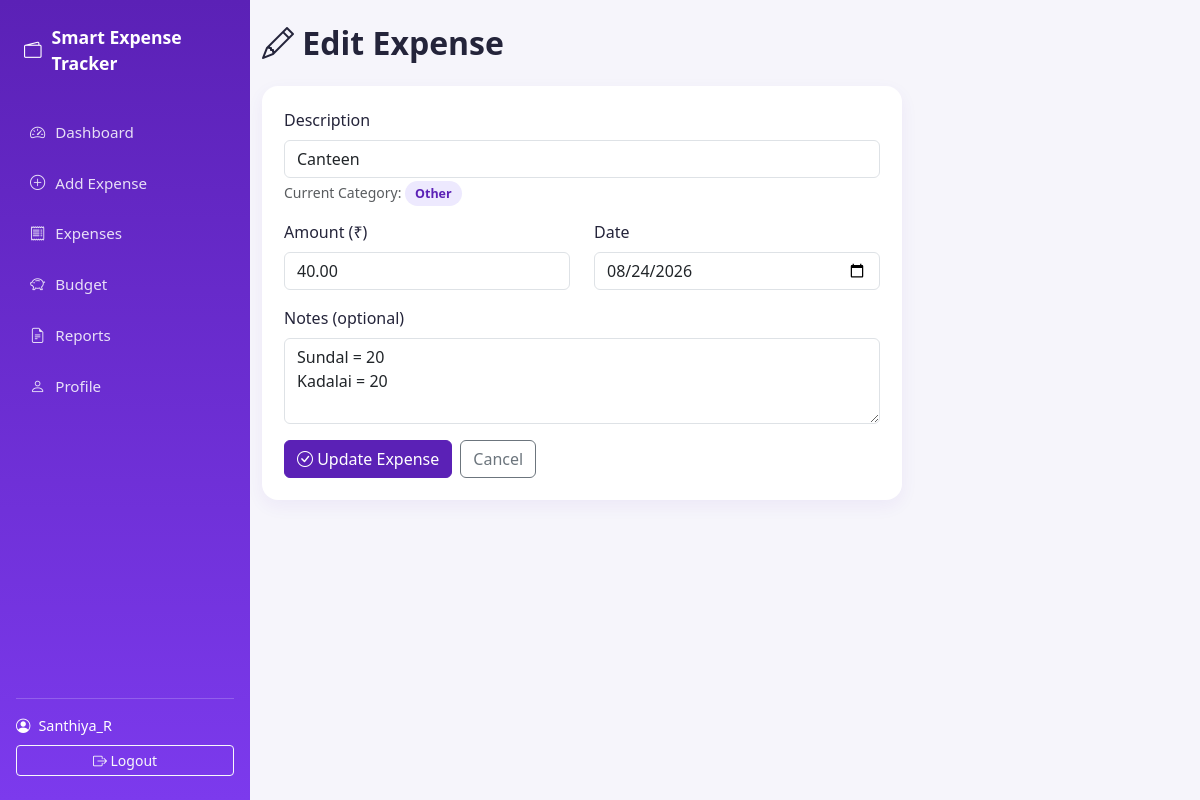
/edit-expense/3/ (signed in), run on the app's committed database.
### expenses/models.py (models this page shows, shortened)
class Expense(models.Model):
    CATEGORY_CHOICES = [
        ('Food', 'Food'),
        ('Travel', 'Travel'),
        ('Shopping', 'Shopping'),
        ('Bills', 'Bills'),
        ('Education', 'Education'),
        ('Entertainment', 'Entertainment'),
        ('Health', 'Health'),
        ('Groceries', 'Groceries'),
        ('Other', 'Other'),
    ]
    user = models.ForeignKey(
        User,
        on_delete=models.CASCADE,
        related_name='expenses',
    )
    description = models.CharField(max_length=255)
    amount = models.DecimalField(
        max_digits=10,
        decimal_places=2,
        validators=[MinValueValidator(0.01)],
    )
    category = models.CharField(
        max_length=20,
        choices=CATEGORY_CHOICES,
        default='Other',
    )
    date = models.DateField()
    notes = models.TextField(blank=True, null=True)
    created_at = models.DateTimeField(auto_now_add=True)
    updated_at = models.DateTimeField(auto_now=True)
    class Meta:
        ordering = ['-date', '-created_at']

### expenses/views.py (the view)
# urls.py: path('edit-expense/<int:expense_id>/', views.edit_expense_view, name='edit_expense'),
@login_required
def edit_expense_view(request, expense_id):
    expense = get_object_or_404(Expense, id=expense_id, user=request.user)
    old_description = expense.description
    if request.method == 'POST':
        form = ExpenseForm(request.POST, instance=expense)
        if form.is_valid():
            updated_expense = form.save(commit=False)
            if updated_expense.description != old_description:
                updated_expense.category = predict_category(updated_expense.description)
            updated_expense.save()
            messages.success(request, '✓ Expense updated successfully!')
            return redirect('expense_list')
    else:
        form = ExpenseForm(instance=expense)
    return render(request, 'expenses/edit_expense.html', {'form': form, 'expense': expense})

### expenses/forms.py (shortened to what this page needs)
class ExpenseForm(forms.ModelForm):
    class Meta:
        model = Expense
        fields = ['description', 'amount', 'date', 'notes']
        widgets = {
            'description': forms.TextInput(attrs={
                'class': 'form-control',
                'placeholder': 'e.g. Uber ride to college',
                'id': 'id_description',
            }),
            'amount': forms.NumberInput(attrs={
                'class': 'form-control',
                'placeholder': '0.00',
                'step': '0.01',
                'min': '0.01',
            }),
            'date': forms.DateInput(attrs={
                'class': 'form-control',
                'type': 'date',
            }),
            'notes': forms.Textarea(attrs={
                'class': 'form-control',
                'placeholder': 'Optional notes',
                'rows': 3,
            }),
        }

### expenses/templates/expenses/edit_expense.html (shortened to what this page needs)
{% extends 'expenses/base.html' %}
{% block content %}
<div class="container-fluid py-4">
    <h2 class="fw-bold mb-4"><i class="bi bi-pencil"></i> Edit Expense</h2>
    <div class="panel-card" style="max-width: 640px;">
        <form method="post" novalidate id="expenseForm">
            <div class="mb-3">
                <label class="form-label" for="id_description">Description</label>
                {{ form.description }}
                <div class="form-text">
                    Current Category: <span id="predictedCategory" class="badge-category">{{ expense.category }}</span>
                </div>
            </div>
            <div class="row">
                <div class="col-md-6 mb-3">
                    <label class="form-label" for="id_amount">Amount (₹)</label>
                    {{ form.amount }}
                </div>
                <div class="col-md-6 mb-3">
                    <label class="form-label" for="id_date">Date</label>
                    {{ form.date }}
                </div>
            </div>
            <div class="mb-3">
                <label class="form-label" for="id_notes">Notes (optional)</label>
                {{ form.notes }}
            </div>
            <div class="d-flex gap-2">
                <button type="submit" class="btn btn-primary"><i class="bi bi-check-circle"></i> Update Expense</button>
                <a href="{% url 'expense_list' %}" class="btn btn-outline-secondary">Cancel</a>
            </div>
        </form>
    </div>
</div>
{% endblock %}

### expenses/templates/expenses/base.html (shortened to what this page needs)
{% load static %}
<!DOCTYPE html>
<html lang="en">
<head>
    <link href="https://cdnjs.cloudflare.com/ajax/libs/bootstrap/5.3.3/css/bootstrap.min.css" rel="stylesheet">
    <link rel="stylesheet" href="https://cdnjs.cloudflare.com/ajax/libs/bootstrap-icons/1.11.3/font/bootstrap-icons.min.css">
    <link rel="stylesheet" href="{% static 'expenses/css/style.css' %}">
</head>
<body>
{% if user.is_authenticated %}
<div class="app-shell">
    <nav class="sidebar" id="sidebar">
        <div class="sidebar-brand">
            <i class="bi bi-wallet2"></i>
            <span>Smart Expense Tracker</span>
        </div>
        <ul class="sidebar-nav">
            <li><a href="{% url 'dashboard' %}" class="{% if request.resolver_match.url_name == 'dashboard' %}active{% endif %}"><i class="bi bi-speedometer2"></i> Dashboard</a></li>
            <li><a href="{% url 'add_expense' %}" class="{% if request.resolver_match.url_name == 'add_expense' %}active{% endif %}"><i class="bi bi-plus-circle"></i> Add Expense</a></li>
            <li><a href="{% url 'expense_list' %}" class="{% if request.resolver_match.url_name == 'expense_list' %}active{% endif %}"><i class="bi bi-receipt"></i> Expenses</a></li>
            <li><a href="{% url 'budget' %}" class="{% if request.resolver_match.url_name == 'budget' %}active{% endif %}"><i class="bi bi-piggy-bank"></i> Budget</a></li>
            <li><a href="{% url 'report' %}" class="{% if request.resolver_match.url_name == 'report' %}active{% endif %}"><i class="bi bi-file-earmark-text"></i> Reports</a></li>
            <li><a href="{% url 'profile' %}" class="{% if request.resolver_match.url_name == 'profile' %}active{% endif %}"><i class="bi bi-person"></i> Profile</a></li>
        </ul>
        <div class="sidebar-footer">
            <div class="user-chip">
                <i class="bi bi-person-circle"></i>
                <span>{{ user.username }}</span>
            </div>
            <form method="post" action="{% url 'logout' %}">
                <button type="submit" class="btn btn-sm btn-outline-light w-100 mt-2">
                    <i class="bi bi-box-arrow-right"></i> Logout
                </button>
            </form>
        </div>
    </nav>
    <main class="main-content">
        {% block content %}{% endblock %}
    </main>
</div>
{% endif %}
</body>
</html>

### expenses/static/expenses/css/style.css (style rules this page uses)
:root { --primary: #5b21b6; --primary-light: #7c3aed; --accent-blue: #2563eb; --bg-soft: #f6f5fb; --card-radius: 16px; }
body { background-color: var(--bg-soft); font-family: 'Segoe UI', Roboto, -apple-system, sans-serif; color: #24243a; }
.app-shell { display: flex; min-height: 100vh; }
.sidebar { width: 250px; background: linear-gradient(180deg, var(--primary) 0%, var(--primary-light) 100%); color: #fff; display: flex; flex-direction: column; padding: 24px 16px; position: sticky; top: 0; height: 100vh; }
.sidebar-brand { font-size: 1.1rem; font-weight: 700; display: flex; align-items: center; gap: 10px; margin-bottom: 32px; padding: 0 8px; }
.sidebar-nav { list-style: none; padding: 0; margin: 0; flex: 1; }
.sidebar-nav li a { display: flex; align-items: center; gap: 10px; color: rgba(255,255,255,0.85); text-decoration: none; padding: 12px 14px; border-radius: 10px; margin-bottom: 4px; transition: background 0.2s ease; font-size: 0.95rem; }
.sidebar-footer { border-top: 1px solid rgba(255,255,255,0.2); padding-top: 16px; }
.user-chip { display: flex; align-items: center; gap: 8px; font-size: 0.9rem; }
.main-content { flex: 1; min-width: 0; }
.panel-card { background: #fff; border-radius: var(--card-radius); padding: 22px; box-shadow: 0 6px 18px rgba(91,33,182,0.06); }
.badge-category { background: #ede9fe; color: var(--primary); padding: 4px 10px; border-radius: 20px; font-size: 0.78rem; font-weight: 600; white-space: nowrap; }
.btn-primary { background-color: var(--primary); border-color: var(--primary); }
.container-fluid { overflow-x: hidden; }

### data on the page
Expense: description "Canteen", category "Other", amount "40.00", date "08/24/2026", notes "Sundal = 20 Kadalai = 20"

### other printed values
{{ user.username }} "Santhiya_R"
